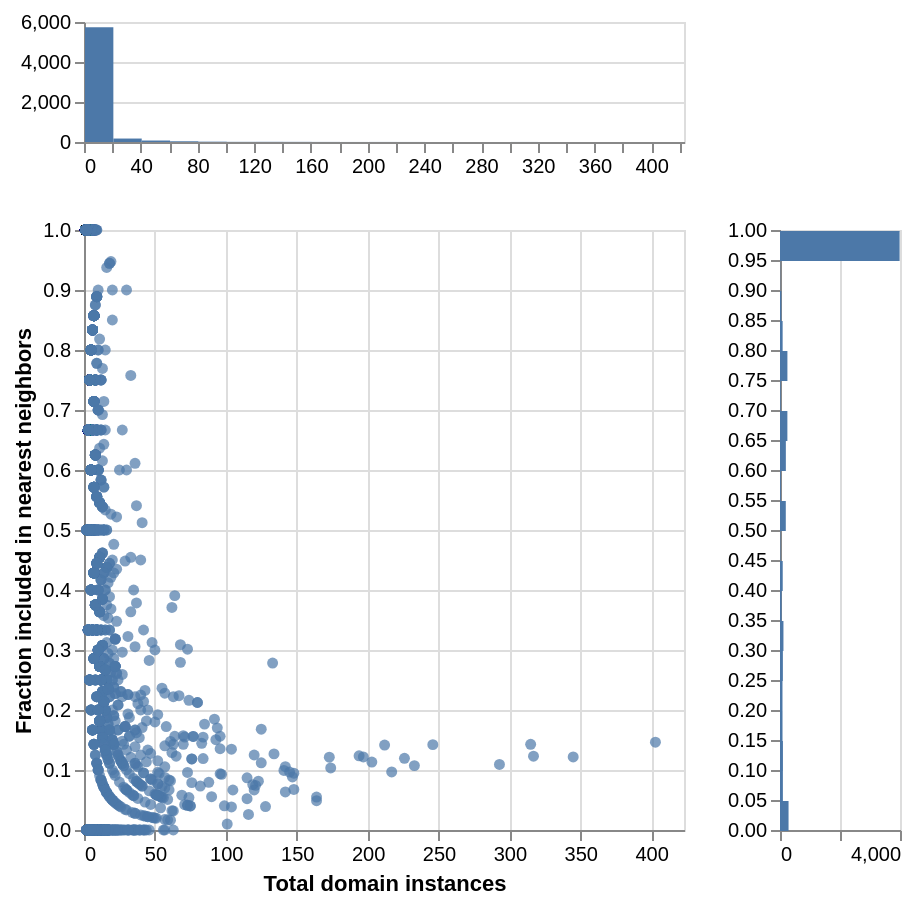

The code cell stored with this chart in its notebook:
### Code cell
'''
Evaluate the domain-based clustering
'''

def eval_domains(z, y):
    '''
    Evaluate the domains 
    '''

    ## Initialize FAISS
    faiss_index = faiss.IndexFlatL2(2048)
    faiss_index.add(z)

    ## Loop through each domain to compute centers
    domain_centers = np.zeros((y.shape[1],2048))
    domain_counts = []
    nearest_neighbor_matching_fracs = []
    
    # for dx in tqdm(range(y.shape[1])[-50:]):
    for dx in tqdm(range(y.shape[1])):

        ## Find the genes containing this domain
        domain_mask = y[:,dx].astype(bool)
        n_domains = int( domain_mask.sum() )

        if n_domains != 0:
            ## Find the mean/center of this domain's embeddings
            domain_mean = z[domain_mask,:].mean(axis=0)[None,:]

            ## Find the n_domains closest embeddings to the center
            D,I = faiss_index.search(domain_mean, n_domains)

            ## Determine if the n_domains nearest neighbors contain the query domain
            label_match_flags = y[np.squeeze(I), dx]
            nearest_neighbor_matching_fracs.append(np.mean(label_match_flags))
            domain_counts.append(n_domains)

    ## Make an output plot
    # Define the dataframe to plot
    df = pd.DataFrame({'count':domain_counts, 
                       'frac':nearest_neighbor_matching_fracs})

    # Define the chart bases and scales
    base = alt.Chart(df)
    bar_base = base.mark_bar(binSpacing=0)
    
    frac_scale = alt.Scale(domain=(0,1))
    count_scale = alt.Scale(domain=(0,max(domain_counts)*1.05))
    
    # Create the scatterplot
    points = base.mark_circle().encode(
        x = alt.X('count:Q', title="Total domain instances").scale(count_scale, type="log"),
        y = alt.Y('frac:Q', title="Fraction included in nearest neighbors").scale(frac_scale)
    )

    # Create a hitogram of the counts
    top_bar = bar_base.encode(
        x = alt.X('count:Q').scale(count_scale, type="log").bin(
            maxbins=30, extent=count_scale.domain
        ).title(""),
        y = alt.Y('count():Q').stack(None).title("")
    ).properties(height=60)

    # Create a histogram of the fractions
    right_bar = bar_base.encode(
        y = alt.Y('frac:Q').scale(frac_scale).bin(
            maxbins=30, extent=frac_scale.domain
        ).title(""),
        x = alt.X('count():Q').stack(None).title("")
    ).properties(width=60)

    # Format the final chart
    chart = top_bar & (points | right_bar)

    return nearest_neighbor_matching_fracs, chart


nn_matching, domain_chart = eval_domains(embeddings, domain_labels)
domain_chart

### Figure 1 — Vega-Lite specification as saved in the notebook (floating-point values rounded to 4 significant figures; data arrays with more than 128 entries replaced by an {"elided": "..."} marker saying what was removed)
{"config": {"view": {"continuousWidth": 300, "continuousHeight": 300}}, "vconcat": [{"mark": {"type": "bar", "binSpacing": 0}, "encoding": {"x": {"bin": {"maxbins": 30, "extent": [0, 423.2]}, "field": "count", "scale": {"domain": [0, 423.2]}, "title": "", "type": "quantitative"}, "y": {"aggregate": "count", "stack": null, "title": "", "type": "quantitative"}}, "height": 60}, {"hconcat": [{"mark": {"type": "circle"}, "encoding": {"x": {"field": "count", "scale": {"domain": [0, 423.2]}, "title": "Total domain instances", "type": "quantitative"}, "y": {"field": "frac", "scale": {"domain": [0, 1]}, "title": "Fraction included in nearest neighbors", "type": "quantitative"}}}, {"mark": {"type": "bar", "binSpacing": 0}, "encoding": {"x": {"aggregate": "count", "stack": null, "title": "", "type": "quantitative"}, "y": {"bin": {"maxbins": 30, "extent": [0, 1]}, "field": "frac", "scale": {"domain": [0, 1]}, "title": "", "type": "quantitative"}}, "width": 60}]}], "data": {"name": "data-7eb1e8f39109199502c1b031de69b31d"}, "$schema": "https://vega.github.io/schema/vega-lite/v6.1.0.json", "datasets": {"data-7eb1e8f39109199502c1b031de69b31d": {"elided": "6075 records"}}}
